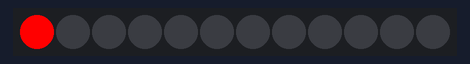
Bench run of a sketch on a simulated Arduino Uno, built with avr-gcc and run on an emulated ATmega328P. Parts: 12 RGB LEDs in strip order, left to right.

Above: at 0.1 s.
At 0.6 s:
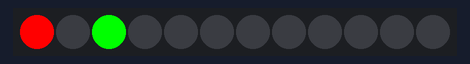
At 1.1 s:
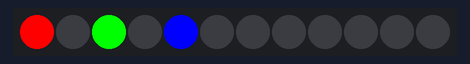
At 2.6 s:
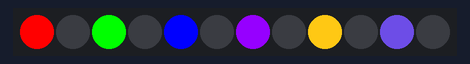
At 5.1 s:
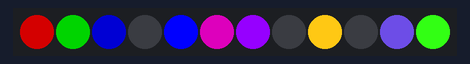
At 35.6 s:
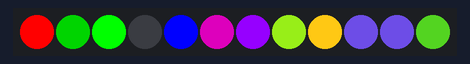

Measured:
- what the display in image 1 shows lasts 0.5 s, from 0.5 s to 1.0 s

The sketch:

WS2812B_Testing.ino
```cpp
#include <FastLED.h>


#define LED_PIN     7
#define NUM_LEDS    12

int LEDPattern[LED_PIN] = {0, 2, 4, 6, 8, 10, 11};

int colorPattern[7][3] = {
  {255, 0, 0},
  {0, 255, 0},
  {0, 0, 255},
  {150, 0, 255},
  {255, 200, 20},
  {85, 60, 180},
  {50, 255, 20}
};

int offPattern[] = {0, 0, 0};

CRGB leds[NUM_LEDS];


void setup() {

  FastLED.addLeds<WS2812, LED_PIN, GRB>(leds, NUM_LEDS);

}


void loop() {

  for (int i = 0; i < LED_PIN; i++){

    leds[LEDPattern[i]] = CRGB(colorPattern[i][0], colorPattern[i][1], colorPattern[i][2]);
    FastLED.show();
    delay(500);

  }

  leds[0] = CRGB(128, 0, 0);
  FastLED.show();
  delay(500);

  leds[1] = CRGB(0, 128, 0);
  FastLED.show();
  delay(500);

  leds[2] = CRGB(0, 0, 128);
  FastLED.show();
  delay(500);

  leds[5] = CRGB(150, 0, 128);
  FastLED.show();
  delay(500);

  leds[7] = CRGB(128, 200, 20);
  FastLED.show();
  delay(500);

  leds[9] = CRGB(85, 60, 180);
  FastLED.show();
  delay(500);

  leds[11] = CRGB(50, 128, 20);
  FastLED.show();
  delay(500);

}
```
